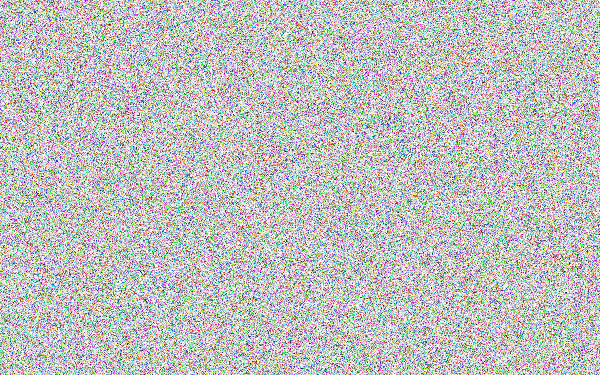
#> input picture imgEnc/birdCipher.png, 600 x 375 px
$ python -i decryption.py   (imports and definitions only)
#> lines starting #> are read from the running program, lines starting #| are printed output that depends on the picture
import numpy as np
import csv
from PIL import Image
from PIL import Image as im
from numpy import asarray
import numpy as np
import generator.sbox
import tkinter as tk
from PIL import Image, ImageTk

# [1 line not run here, left out]


def showCipherImage():
    img = Image.open('birdCipher.png')
#> img is the input picture: PIL image 600x375 RGBA; mean R, G, B, A 127.7, 127.6, 127.5, 127.4
    img = img.resize((300, 200))
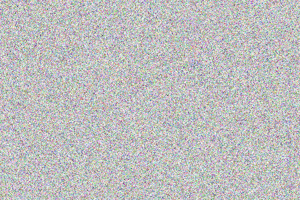
#> img: PIL image 300x200 RGBA; mean R, G, B, A 127.3, 127.3, 127, 127.4; transparent parts drawn white
    print(img.format)
#| None
    print(img.size)
#| (300, 200)
    img = ImageTk.PhotoImage(img)
    img_label = tk.Label(image=img)
    img_label.image = img
    img_label.grid(column=1, row=1)

    instr = tk.Label(
#> (the run stopped early here; a loop or call above may not have finished)
